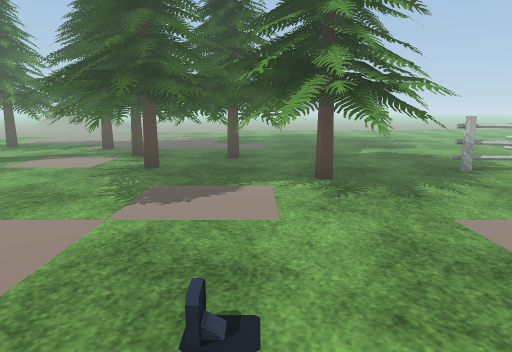
[1] (above)

24 first-person views from a walk through a Unity game level. The camera is 1.2 m above the floor, tilts 10° down and sees 70° across. The floor is counted in squares, 1 m on a side. Each view is taken from the middle of a square. On the plan, view 1 faces up. The plan holds only what a view shows up to about 15 squares ahead; the rest is blank. The place goes on beyond the plan. The player is left out. Some surface patterns are stand-ins.

[2]
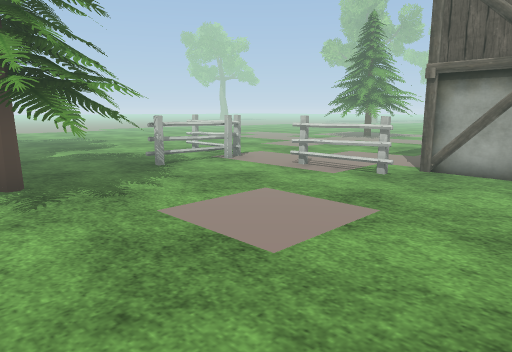

[3]
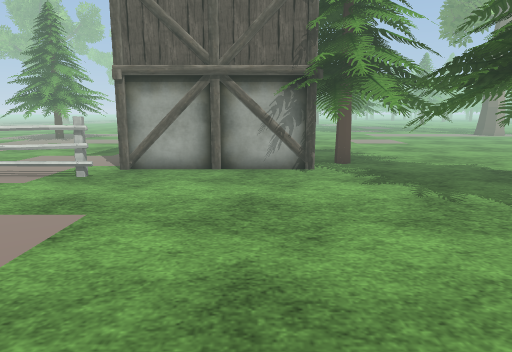

[4]
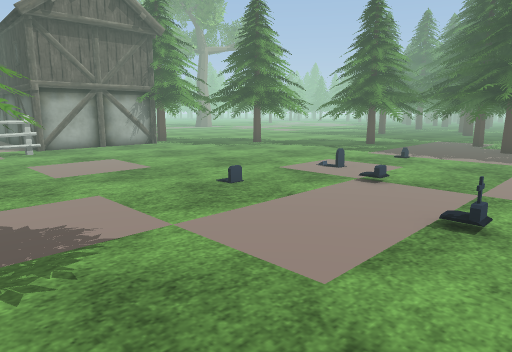

[5]
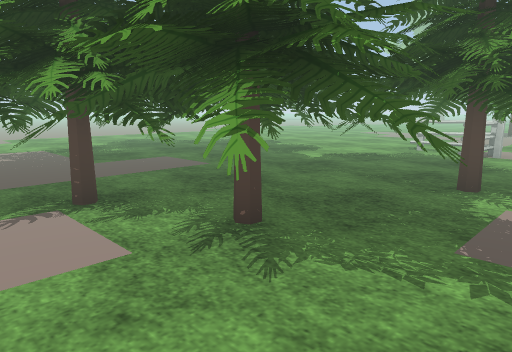

[6]
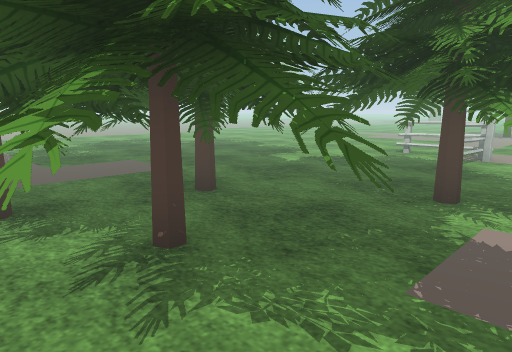

[7]
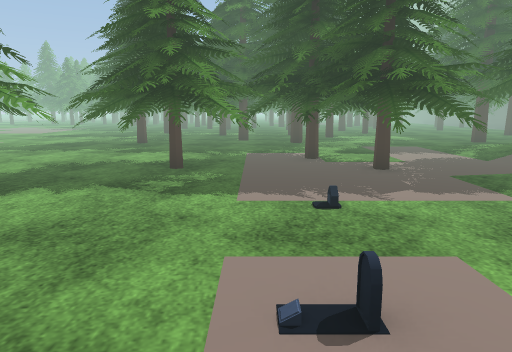

[8]
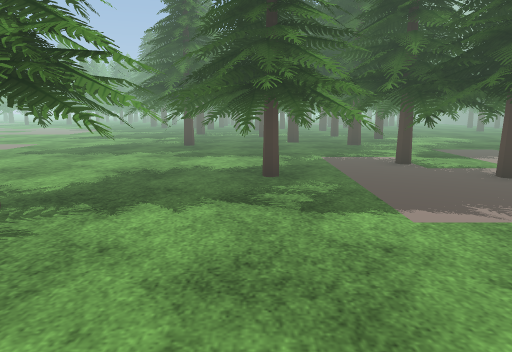

[9]
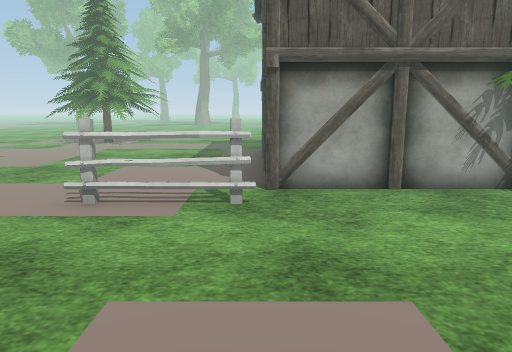

[10]
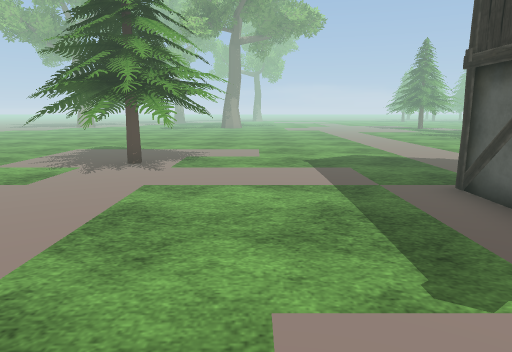

[11]
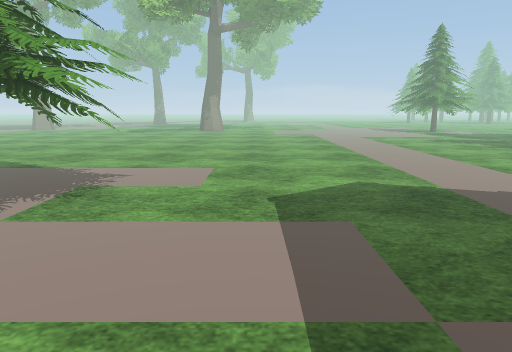

[12]
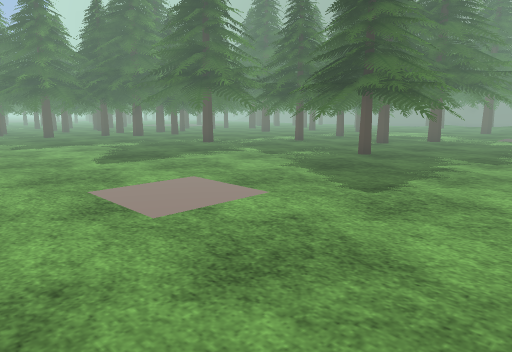

[13]
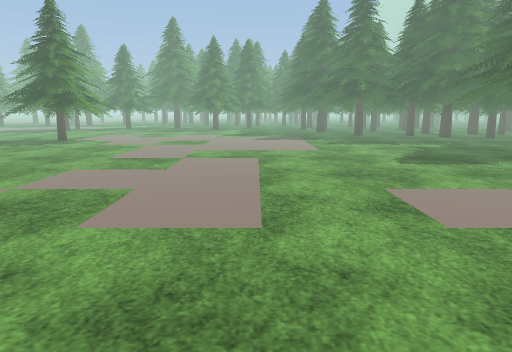

[14]
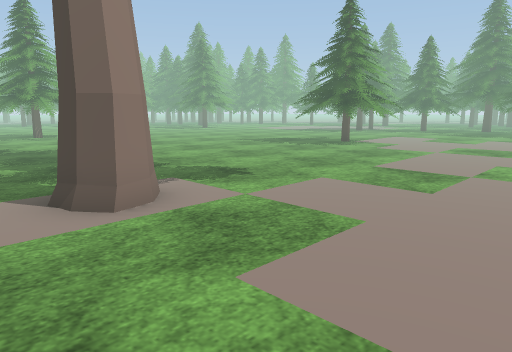

[15]
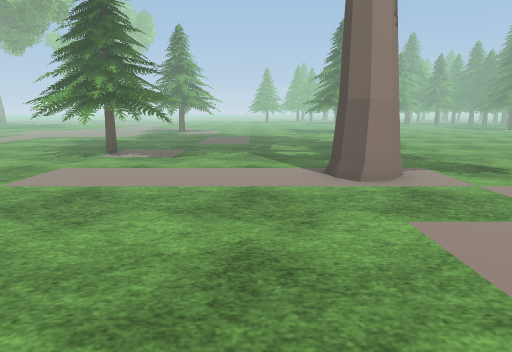

[16]
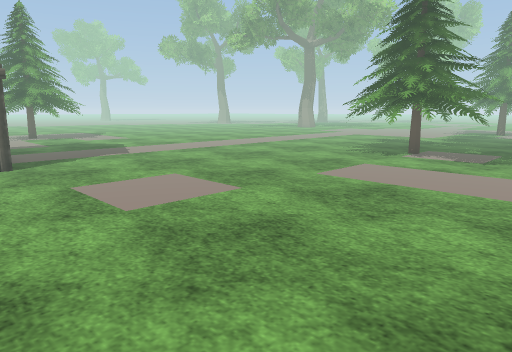

[17]
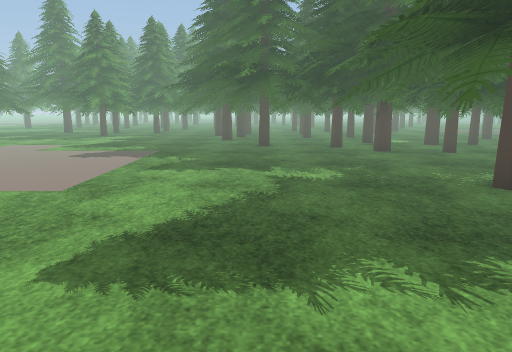

[18]
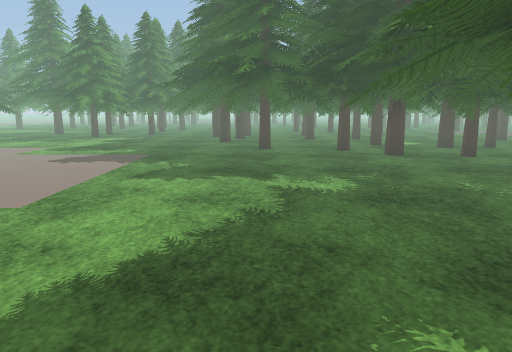

[19]
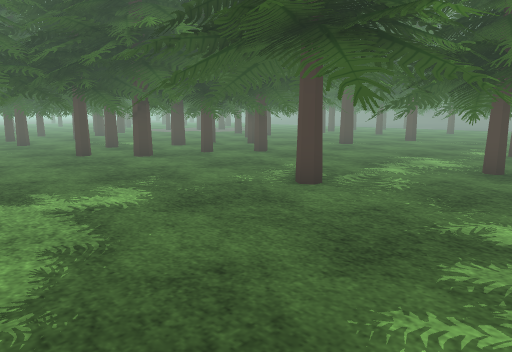

[20]
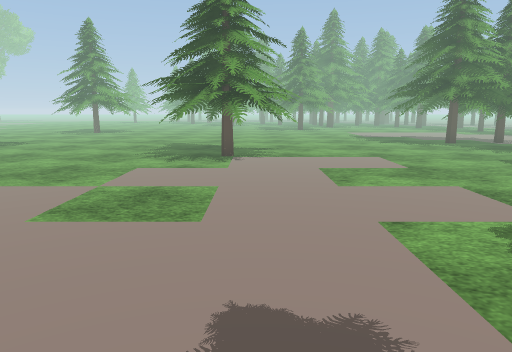

[21]
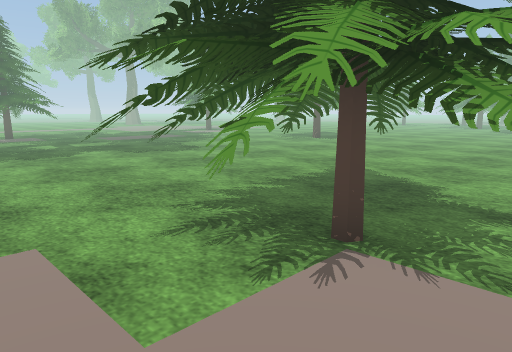

[22]
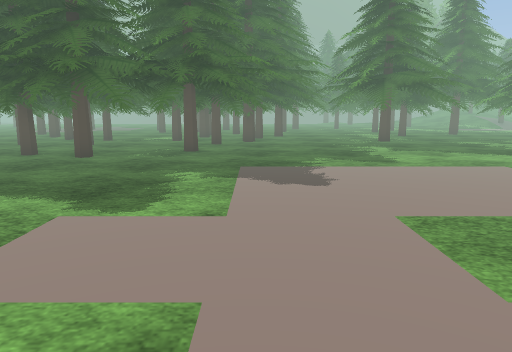

[23]
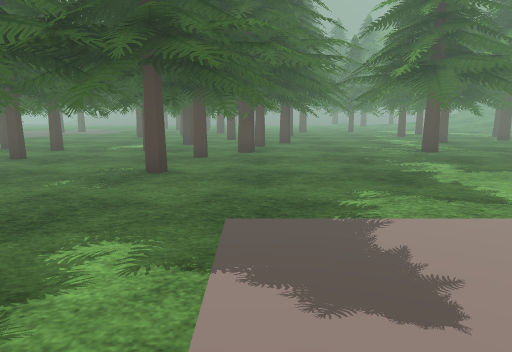

[24]
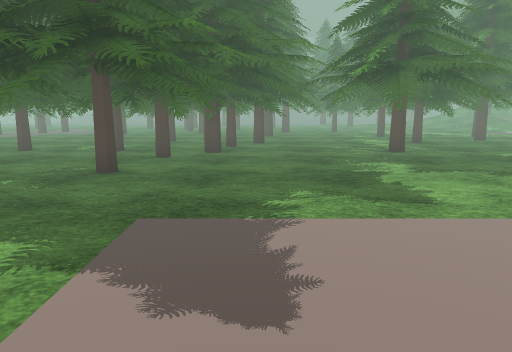

### Floor plan
Key: @ floor where view 1 was taken; . floor; / step, stairs or slope; O other object.
Columns run from 5 left of view 1 to 27 right of it. Each row starts with its distance up from view 1.
 14    ...........          ..... ...
 13    ............      ............
 12 O O   ..........     ............
 11 OOOOOO .......... .. OO .........
 10 OOOOOOO ....O.......OOOO.........
  9  OOOOOO ....O......OOOOOO........
  8  OOOOO OOOO.O......OOOOO ........
  7  OOOOOOOOOOO........OOOO.........
  6 .OOOOOOOO............. ..........
  5 ... .OOOO...O....................
  4 ...... .....O....................
  3 ............OOOOOOO..............
  2  /...........O     O.............
  1  ............O      .............
  0  ../.@......OO      .............
 -1  ..........OOO     O.............
 -2  .........OO OOO ................
 -3   ......OOOOOOOO ........... ....
 -4     ....OOOOO OO.......... OOO...
 -5  OOOO OOOOOOO ............OOOO ..
 -6 OOOOOOOOO OO  ............OOOOO..
 -7 OOOOOOOOOO     ...........OOOO ..
 -8 OOOOOOOOO ....  ...........O ....
 -9 O O  OO  ........................
-10   OOOO...........................
-11   O    .OOOO.....................
-12  OOOOOO OOOO ..........OO........
-13   OOOOOOOOOOO...........O........
-14   O OOOOOOOO ....................
-15   O     OOO .....................
-16       OO  .......................
-17        OOOOO ....................
-18      OOOOOOOO....................
-19      O OOO.OOO...................
-20       OOO O.OO...................
-21   O      OOOO.............OOO....
-22  OO   OO  OO ............OOOOO...
-23 OO     OOOOOO............OOOOO...
-24    OOO OOOO O OO.........OOOO ...
-25       OOOOO OO OO.........OOO ...
-26       OOOOOO O OO ......... .....
-27       OOO OOO OOO ...............
-28        OO OOOOO OO...............
-29        OO OOOOOOO O...........OOO
-30         OOOO OOOOO ..   .....OOOO

Positions as (right, up) in squares from view 1, and headings:
1: (0, 0), facing up
2: (0, 0), facing up-right
3: (0, 0), facing right
4: (-5, 6), facing down-right
5: (-5, 5), facing up-right
6: (-4, 5), facing up-right
7: (0, 1), facing down
8: (2, 0), facing down
9: (2, 3), facing right
10: (8, 6), facing right
11: (12, 5), facing right
12: (14, -8), facing down-left
13: (14, -8), facing down
14: (14, -10), facing down-right
15: (12, -10), facing right
16: (12, -10), facing up-right
17: (9, -14), facing down
18: (9, -15), facing down
19: (10, -16), facing down-left
20: (12, -24), facing right
21: (19, -25), facing up-right
22: (20, -25), facing left
23: (16, -25), facing left
24: (16, -24), facing left
